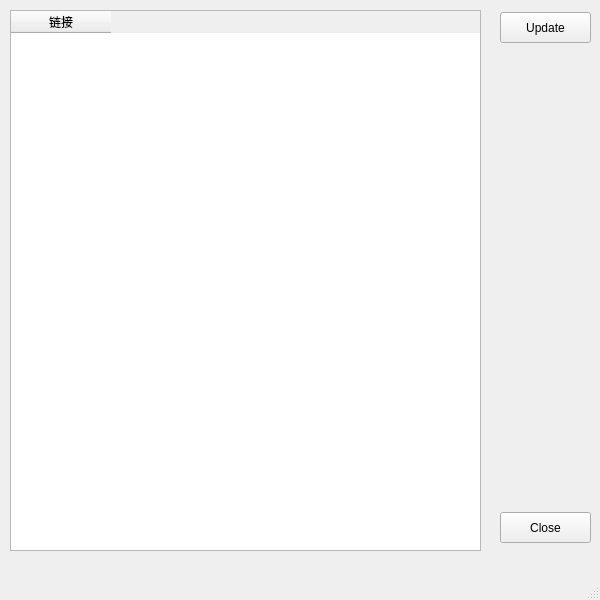
<?xml version="1.0" encoding="UTF-8"?>
<ui version="4.0">
 <class>KpopUi</class>
 <widget class="QMainWindow" name="KpopUi">
  <property name="geometry">
   <rect>
    <x>0</x>
    <y>0</y>
    <width>600</width>
    <height>600</height>
   </rect>
  </property>
  <property name="minimumSize">
   <size>
    <width>600</width>
    <height>600</height>
   </size>
  </property>
  <property name="maximumSize">
   <size>
    <width>600</width>
    <height>600</height>
   </size>
  </property>
  <property name="windowTitle">
   <string>Kpopping</string>
  </property>
  <widget class="QWidget" name="centralwidget">
   <widget class="QPushButton" name="update_button">
    <property name="geometry">
     <rect>
      <x>500</x>
      <y>12</y>
      <width>91</width>
      <height>31</height>
     </rect>
    </property>
    <property name="text">
     <string>Update</string>
    </property>
   </widget>
   <widget class="QTableWidget" name="tableWidget_update">
    <property name="geometry">
     <rect>
      <x>10</x>
      <y>10</y>
      <width>471</width>
      <height>541</height>
     </rect>
    </property>
    <column>
     <property name="text">
      <string>链接</string>
     </property>
    </column>
   </widget>
   <widget class="QPushButton" name="close_button">
    <property name="geometry">
     <rect>
      <x>500</x>
      <y>512</y>
      <width>91</width>
      <height>31</height>
     </rect>
    </property>
    <property name="text">
     <string>Close</string>
    </property>
   </widget>
  </widget>
  <widget class="QMenuBar" name="menubar">
   <property name="geometry">
    <rect>
     <x>0</x>
     <y>0</y>
     <width>600</width>
     <height>23</height>
    </rect>
   </property>
  </widget>
  <widget class="QStatusBar" name="statusbar"/>
 </widget>
 <resources/>
 <connections>
  <connection>
   <sender>close_button</sender>
   <signal>clicked()</signal>
   <receiver>KpopUi</receiver>
   <slot>close()</slot>
   <hints>
    <hint type="sourcelabel">
     <x>545</x>
     <y>550</y>
    </hint>
    <hint type="destinationlabel">
     <x>299</x>
     <y>299</y>
    </hint>
   </hints>
  </connection>
 </connections>
</ui>
